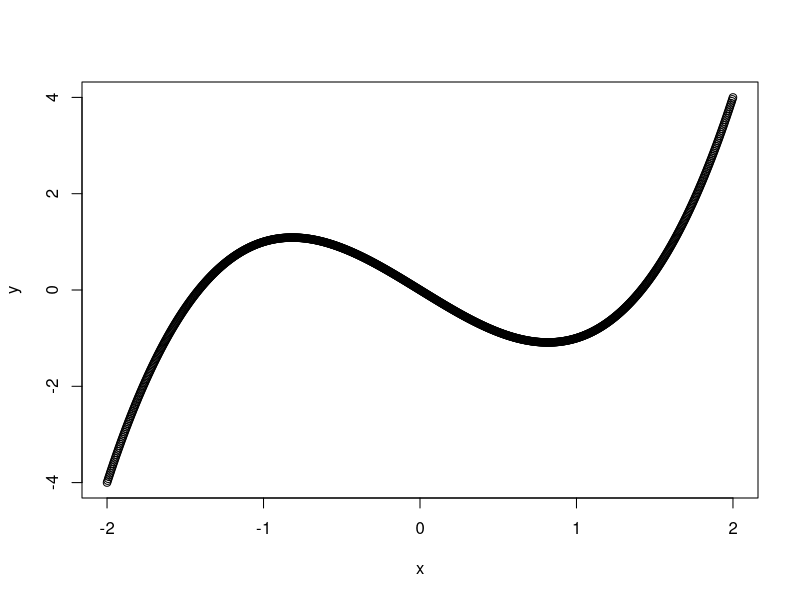
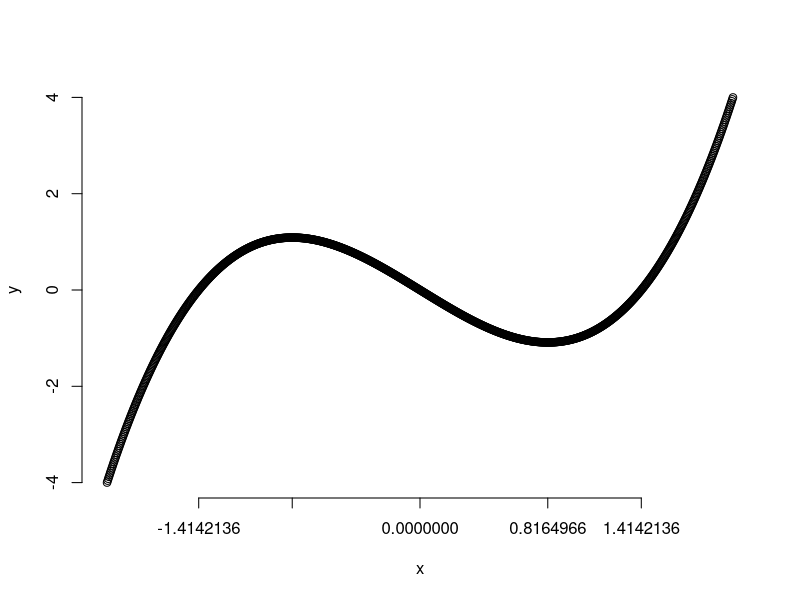
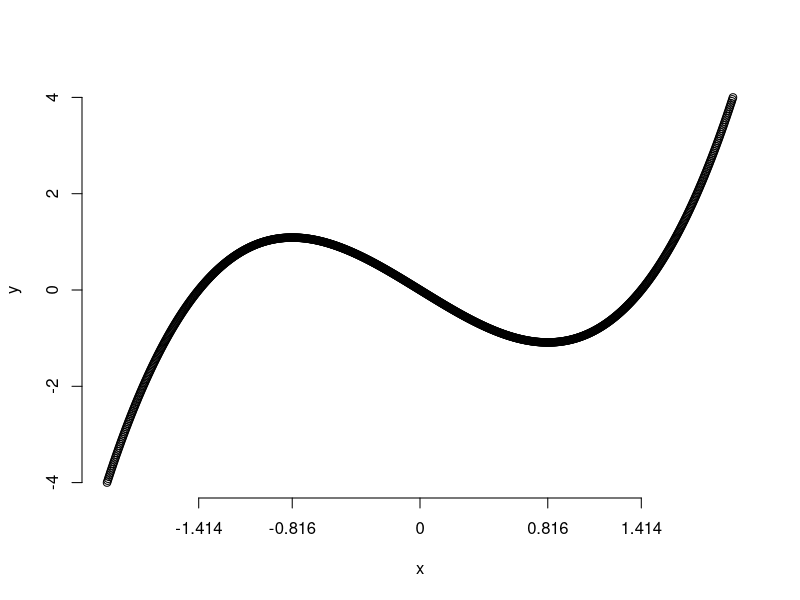
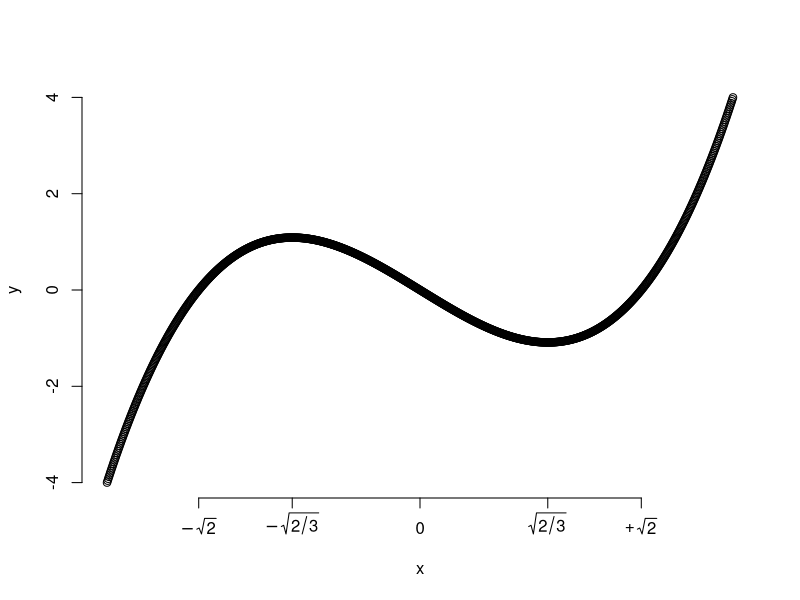
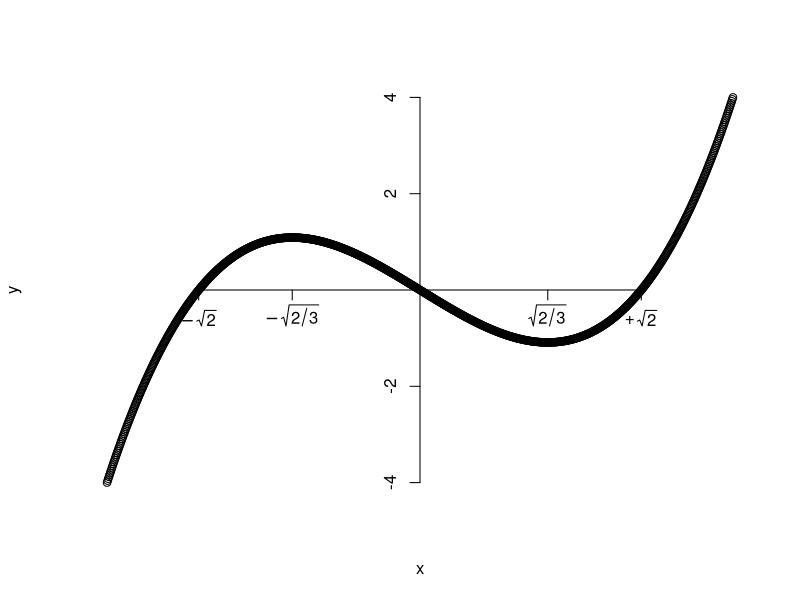
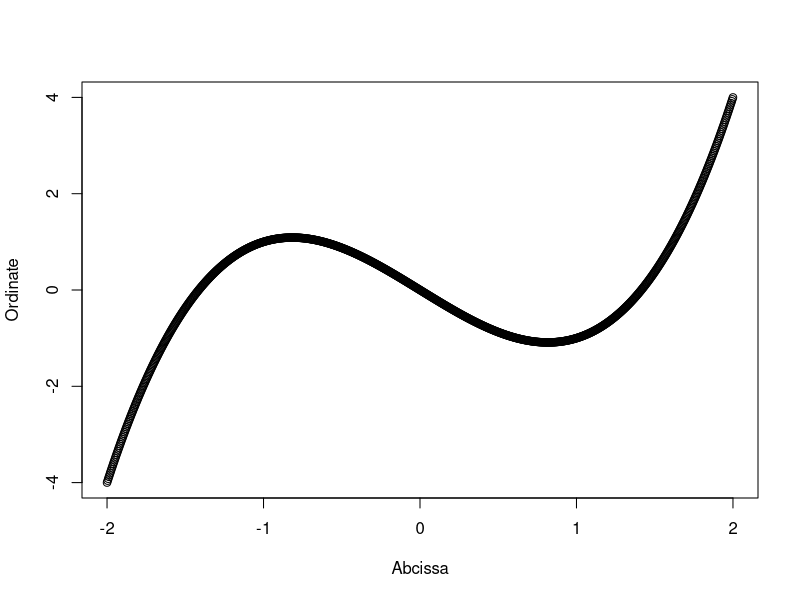
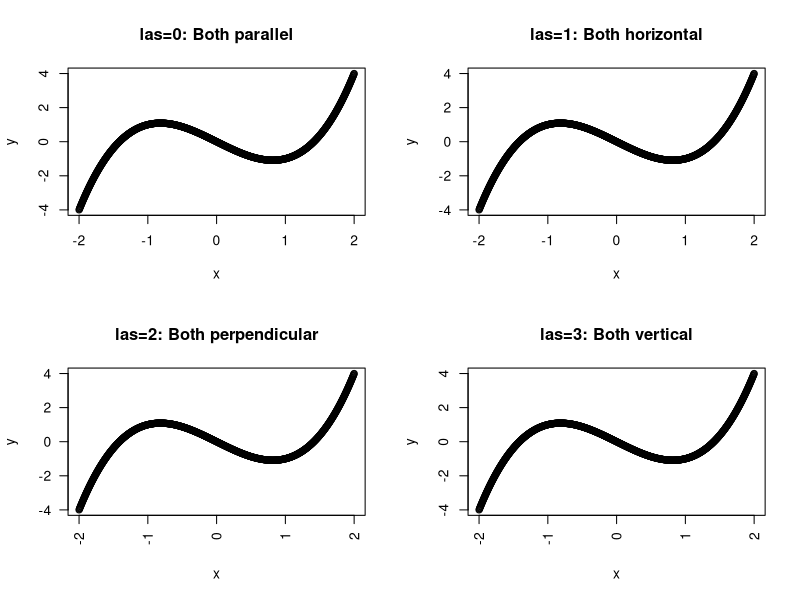
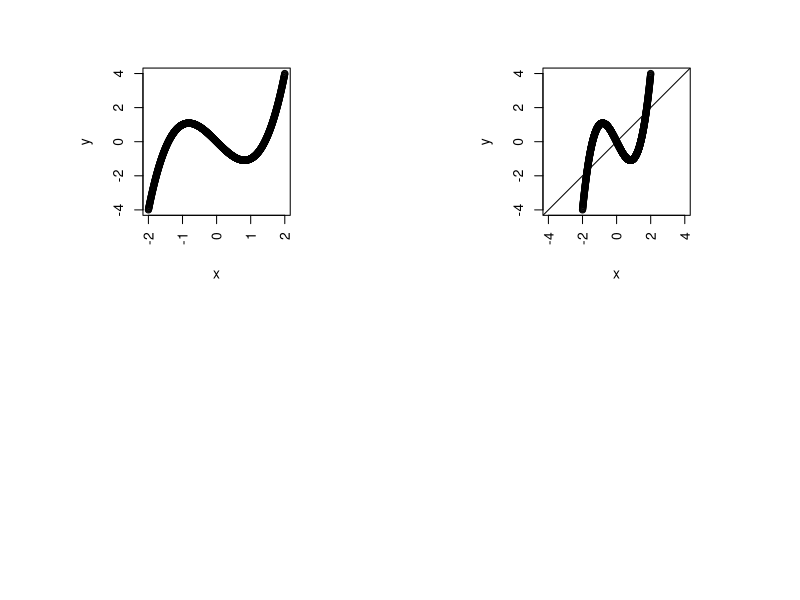

Recreate these plots in R, in order.
## ---- chunk 1
x <- seq(-2,2,length=1000)
y <- x^3-2*x
plot(x,y)
## ---- chunk 2
xticks <- c(-sqrt(2),-sqrt(2/3),0,sqrt(2/3),sqrt(2))
plot(x,y,axes=FALSE)
axis(side=2)
axis(side=1,at=xticks)
## ---- chunk 3
plot(x,y,axes=FALSE)
axis(side=2)
axis(side=1,at=xticks,labels=round(xticks,3))
## ---- chunk 4
plot(x,y,axes=FALSE)
xlabs <- c(expression(-sqrt(2)),expression(-sqrt(2/3)),expression(0),expression(sqrt(2/3)),expression(+sqrt(2)))
axis(side=2)
axis(side=1,at=xticks,labels=xlabs)
## ---- chunk 5
xticks <- c(-sqrt(2),-sqrt(2/3),sqrt(2/3),sqrt(2))
xlabs <- c(expression(-sqrt(2)),expression(-sqrt(2/3)),expression(sqrt(2/3)),expression(+sqrt(2)))
plot(x,y,axes=FALSE)
axis(side=2,pos=0,at=c(-4,-2,2,4))
axis(side=1,at=xticks,labels=xlabs,pos=0)
## ---- chunk 6
plot(x,y,xlab="Abcissa",ylab="Ordinate")
## ---- chunk 7
# las=0 is the default
par(mfrow=c(2,2))
par(las=0)
plot(x,y)
title("las=0: Both parallel")
par(las=1)
plot(x,y)
title("las=1: Both horizontal")
par(las=2)
plot(x,y)
title("las=2: Both perpendicular")
par(las=3)
plot(x,y)
title("las=3: Both vertical")
## ---- chunk 8
par(pty="s")
plot(x,y)
## ---- chunk 9
par(pty="s")
plot(x,y,xlim=c(-4,4),ylim=c(-4,4))
abline(a=0,b=1)
